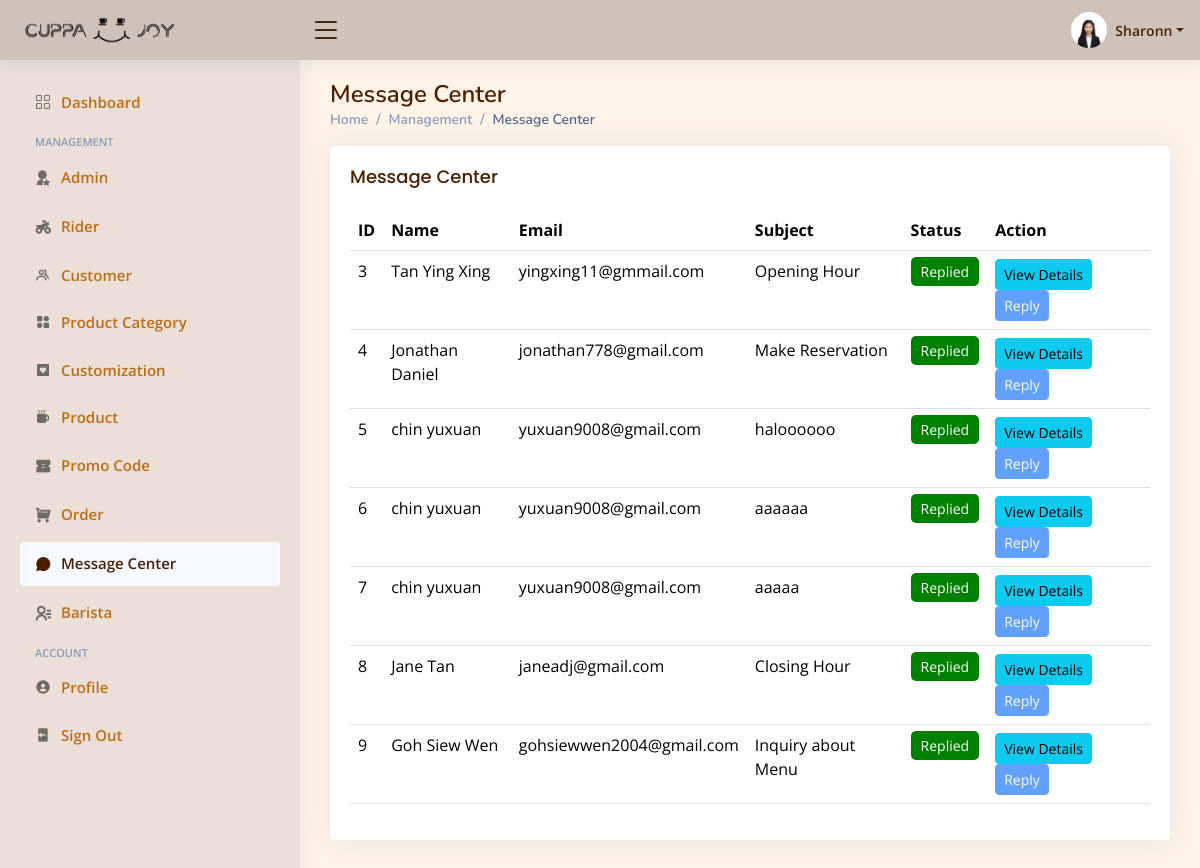
Page /Admin/message.php (signed in) on the committed database.
### tables this page shows
CREATE TABLE `staff` (
  `S_ID` varchar(50) NOT NULL,
  `S_Name` varchar(50) NOT NULL,
  `S_Email` varchar(100) NOT NULL,
  `S_Photo` varchar(100) NOT NULL,
  `S_Password` varchar(225) NOT NULL,
  `S_Status` varchar(50) NOT NULL,
  `Super_Staff` varchar(100) NOT NULL,
  `S_ContactNum` varchar(12) NOT NULL,
  `Add_By` varchar(50) NOT NULL
);

CREATE TABLE `contact_us` (
  `Co_ID` int(11) NOT NULL,
  `Firstname` varchar(50) NOT NULL,
  `Lastname` varchar(50) NOT NULL,
  `Email` varchar(225) NOT NULL,
  `Phone` varchar(50) NOT NULL,
  `Subject` varchar(225) NOT NULL,
  `Message` text NOT NULL,
  `Contact_Status` varchar(50) NOT NULL,
  `Add_By` varchar(50) DEFAULT NULL,
  `Reply_Message` text DEFAULT NULL
);

### Admin/message.php (the view, shortened to what this page needs)
<?php
include("../user/db_connection.php");
$currentuser = $_SESSION["S_ID"];
$sql = "SELECT * FROM `staff` WHERE S_ID = '$currentuser'";
$gotResult = mysqli_query($con, $sql);
if ($gotResult && mysqli_num_rows($gotResult) > 0) {
    $row = mysqli_fetch_array($gotResult);
    $name = $row['S_Name'];
    $photo = $row['S_Photo'];
}
?>
<!DOCTYPE html>
<html lang="en">
<head>
  <link href="assets/vendor/bootstrap/css/bootstrap.min.css" rel="stylesheet">
  <link href="assets/vendor/bootstrap-icons/bootstrap-icons.css" rel="stylesheet">
  <link href="assets/vendor/boxicons/css/boxicons.min.css" rel="stylesheet">
  <link href="assets/vendor/quill/quill.snow.css" rel="stylesheet">
  <link href="assets/vendor/quill/quill.bubble.css" rel="stylesheet">
  <link href="assets/vendor/remixicon/remixicon.css" rel="stylesheet">
  <link href="assets/vendor/simple-datatables/style.css" rel="stylesheet">
  <link href="assets/css/style.css" rel="stylesheet">
</head>
<body>
  <header id="header" class="header fixed-top d-flex align-items-center">
    <div class="d-flex align-items-center justify-content-between">
      <a href="dashboard.php" class="logo d-flex align-items-center">
        <img src="assets/image/full-logo-black.png" alt="">
      </a>
      <i class="bi bi-list toggle-sidebar-btn"></i>
    </div>
    <nav class="header-nav ms-auto">
      <ul class="d-flex align-items-center">
        <li class="nav-item dropdown pe-3">
        <a class="nav-link nav-profile d-flex align-items-center pe-0" href="#" data-bs-toggle="dropdown">
        <img src="../image/admin/<?php echo $photo; ?>" alt="Profile" class="rounded-circle">
        <span class="d-none d-md-block dropdown-toggle ps-2"><?php echo $name; ?></span>
    </a>
        </li>
      </ul>
    </nav>
  </header>
  <aside id="sidebar" class="sidebar">
    <ul class="sidebar-nav" id="sidebar-nav">
    <li class="nav-item">
        <a class="nav-link collapsed" href="dashboard.php">
          <i class="bi bi-grid"></i>
          <span>Dashboard</span>
        </a>
      </li>
      <li class="nav-heading">Management</li>
      <li class="nav-item">
        <a class="nav-link collapsed" href="staff.php">
          <i class="ri-user-star-fill"></i>
          <span>Admin</span>
        </a>
      </li>
      <li class="nav-item">
        <a class="nav-link collapsed" href="rider.php">
          <i class="ri-motorbike-fill"></i>
          <span>Rider</span>
        </a>
      </li>
      <li class="nav-item">
        <a class="nav-link collapsed" href="customer.php">
          <i class="bx bx-group"></i>
          <span>Customer</span>
        </a>
      </li>
      <li class="nav-item">
        <a class="nav-link collapsed" href="category.php">
          <i class="bx bxs-category-alt"></i>
          <span>Product Category</span>
        </a>
      </li>
      <li class="nav-item">
        <a class="nav-link collapsed" href="customisation.php">
          <i class="bx bxs-heart-square"></i>
          <span>Customization</span>
        </a>
      </li>
      <li class="nav-item">
        <a class="nav-link collapsed" href="product.php">
          <i class="bx bxs-coffee"></i>
          <span>Product</span>
        </a>
      </li>
      <li class="nav-item">
        <a class="nav-link collapsed" href="promo.php">
          <i class="ri-coupon-fill"></i>
          <span>Promo Code</span>
        </a>
      </li>
      <li class="nav-item">
        <a class="nav-link collapsed" href="order2.php">
          <i class="ri-shopping-cart-fill"></i>
          <span>Order</span>
        </a>
      </li>
      <li class="nav-item">
        <a class="nav-link" href="message.php">
          <i class="ri-chat-3-fill"></i>
          <span>Message Center</span>
        </a>
      </li>
      <li class="nav-item">
        <a class="nav-link collapsed" href="barista.php">
          <i class="ri-contacts-line"></i>
          <span>Barista</span>
        </a>
      </li>
      <li class="nav-heading">Account</li>
      <li class="nav-item">
        <a class="nav-link collapsed" href="users-profile.php">
          <i class="bx bxs-user-circle"></i>
          <span>Profile</span>
        </a>
      </li>
      <li class="nav-item">
        <a class="nav-link collapsed" href="pages-login.php" onclick="return confirmLogout();">
          <i class="bx bxs-log-out"></i>
          <span>Sign Out</span>
        </a>
      </li>
    </ul>
  </aside>
  <main id="main" class="main">
    <div class="pagetitle">
      <h1>Message Center</h1>
      <nav>
        <ol class="breadcrumb">
          <li class="breadcrumb-item"><a href="dashboard.php">Home</a></li>
          <li class="breadcrumb-item">Management</li>
          <li class="breadcrumb-item active">Message Center</li>
        </ol>
      </nav>
    </div>
    <section class="section">
      <div class="row">
        <div class="col-lg-12">
          <div class="card">
            <div class="card-body">
              <h5 class="card-title">Message Center</h5>
              <table class="table datatable">
                <thead>
                  <tr>
                    <th>ID</th>
                    <th>Name</th>
                    <th>Email</th>
                    <th>Subject</th>
                    <th>Status</th>
                    <th>Action</th>
                  </tr>
                </thead>
                <tbody>
                <?php
                    $contactSql = "SELECT contact_us.*, staff.S_Name
                    FROM contact_us
                    LEFT JOIN staff ON contact_us.Add_By = staff.S_ID";
                         $contactResult = $con->query($contactSql);
                    if ($contactResult->num_rows > 0) {
                        while ($row = mysqli_fetch_assoc($contactResult)) {
                            $statusClass = '';
                            if ($row['Contact_Status'] == 'Non-Replied') {
                                $statusClass = 'pending';
                            } else if ($row['Contact_Status'] == 'Replied') {
                                $statusClass = 'completed';
                            }
                            echo "<tr>";
                            echo "<td>" . $row['Co_ID'] . "</td>";
                            echo "<td>" . $row['Firstname'] . " " . $row['Lastname'] . "</td>";
                            echo "<td>" . $row['Email'] . "</td>";
                            echo "<td>" . $row['Subject'] . "</td>";
                            echo "<td><span class='delivery-status " . $statusClass . "'>" . $row['Contact_Status'] . "</span></td>";
                            echo "<td>";
                            echo "<button type='button' class='btn btn-info btn-sm me-2' data-bs-toggle='modal' data-bs-target='#messageDetailsModal_" . $row['Co_ID'] . "'>View Details</button>";
                            if ($row['Contact_Status'] == 'Replied') {
                                echo "<button type='button' class='btn btn-primary btn-sm' disabled>Reply</button>";
                            } else {
                                echo "<button type='button' class='btn btn-primary btn-sm' data-bs-toggle='modal' data-bs-target='#replyModal_" . $row['Co_ID'] . "'>Reply</button>";
                            }
                            echo "</td>";
                            echo "</tr>";
                        }
                    } else {
                        echo "<tr><td colspan='6'>No messages found</td></tr>";
                    }
                ?>
                </tbody>
              </table>
            </div>
          </div>
        </div>
      </div>
    </section>
  </main>
</body>
</html>

### Admin/assets/css/style.css (style rules this page uses)
:root { scroll-behavior: smooth; }
body { font-family: "Open Sans", sans-serif; background: #fff4e7; color: #444444; }
a { color: #f19041; text-decoration: none; }
h1, h2, h3, h4, h5, h6 { font-family: "Nunito", sans-serif; }
#main { margin-top: 60px; padding: 20px 30px; transition: all 0.3s; }
.pagetitle { margin-bottom: 10px; }
.pagetitle h1 { font-size: 24px; margin-bottom: 0; font-weight: 600; color: #4b1f00; }
.card { margin-bottom: 30px; border: none; border-radius: 5px; box-shadow: 0px 0 30px rgba(1, 41, 112, 0.1); }
.card-title { padding: 20px 0 15px 0; font-size: 18px; font-weight: 500; color: #4b1f00; font-family: "Poppins", sans-serif; }
.card-body { padding: 0 20px 20px 20px; }
.breadcrumb { font-size: 14px; font-family: "Nunito", sans-serif; color: #899bbd; font-weight: 600; }
.breadcrumb a { color: #899bbd; transition: 0.3s; }
.breadcrumb .breadcrumb-item::before { color: #899bbd; }
.breadcrumb .active { color: #51678f; font-weight: 600; }
.logo { line-height: 1; }
@media (min-width: 1200px) { .logo { width: 280px; } }
.logo img { max-height: 26px; margin-right: 6px; margin-left: 30px; transform: scale(2.0); }
.header { transition: all 0.5s; z-index: 997; height: 60px; box-shadow: 0px 2px 20px rgba(1, 41, 112, 0.1); background-color: #cfc2b9; padding-left: 20px; }
.header .toggle-sidebar-btn { font-size: 32px; padding-left: 10px; cursor: pointer; color: #4b1f00; }
.header-nav ul { list-style: none; }
.header-nav>ul { margin: 0; padding: 0; }
.header-nav .nav-profile { color: #4b1f00; }
.header-nav .nav-profile img { max-height: 36px; }
.header-nav .nav-profile span { font-size: 14px; font-weight: 600; }
.sidebar { position: fixed; top: 60px; left: 0; bottom: 0; width: 300px; z-index: 996; transition: all 0.3s; padding: 20px; overflow-y: auto; scrollbar-width: thin; scrollbar-color: #c8b394 transparent; box-shadow: 0px 0px 20px rgba(1, 41, 112, 0.1); background-color: #ebdfd8; }
@media (min-width: 1200px) { #main, #footer { margin-left: 300px; } }
.sidebar-nav { padding: 0; margin: 0; list-style: none; }
.sidebar-nav li { padding: 0; margin: 0; list-style: none; }
.sidebar-nav .nav-item { margin-bottom: 5px; }
.sidebar-nav .nav-heading { font-size: 11px; text-transform: uppercase; color: #899bbd; font-weight: 600; margin: 10px 0 5px 15px; }
.sidebar-nav .nav-link { display: flex; align-items: center; font-size: 15px; font-weight: 600; color: #4b1f00; transition: 0.3; background: #f6f9ff; padding: 10px 15px; border-radius: 4px; }
.sidebar-nav .nav-link i { font-size: 16px; margin-right: 10px; color:#4b1f00; }
.sidebar-nav .nav-link.collapsed { color: #be6d16; background:#ebdfd8; }
.sidebar-nav .nav-link.collapsed i { color: #6e6a65; }
.delivery-status { padding: 5px 10px; border-radius: 5px; font-size: 14px; }
.completed { background-color: green; color: white; }

### rows in the picture
staff: S_Photo (picture), S_Name "Sharonn"
contact_us: Co_ID "3", Firstname "Tan", Lastname "Ying Xing", Email "yingxing11@gmmail.com", Subject "Opening Hour", Contact_Status "Replied", shows "Reply"
contact_us: Co_ID "4", Firstname "Jonathan", Lastname "Daniel", Email "jonathan778@gmail.com", Subject "Make Reservation", Contact_Status "Replied", shows "Reply"
contact_us: Co_ID "5", Firstname "chin", Lastname "yuxuan", Email "yuxuan9008@gmail.com", Subject "haloooooo", Contact_Status "Replied", shows "Reply"
contact_us: Co_ID "6", Firstname "chin", Lastname "yuxuan", Email "yuxuan9008@gmail.com", Subject "aaaaaa", Contact_Status "Replied", shows "Reply"
contact_us: Co_ID "7", Firstname "chin", Lastname "yuxuan", Email "yuxuan9008@gmail.com", Subject "aaaaa", Contact_Status "Replied", shows "Reply"
contact_us: Co_ID "8", Firstname "Jane", Lastname "Tan", Email "janeadj@gmail.com", Subject "Closing Hour", Contact_Status "Replied", shows "Reply"
contact_us: Co_ID "9", Firstname "Goh", Lastname "Siew Wen", Email "gohsiewwen2004@gmail.com", Subject "Inquiry about Menu", Contact_Status "Replied", shows "Reply"
